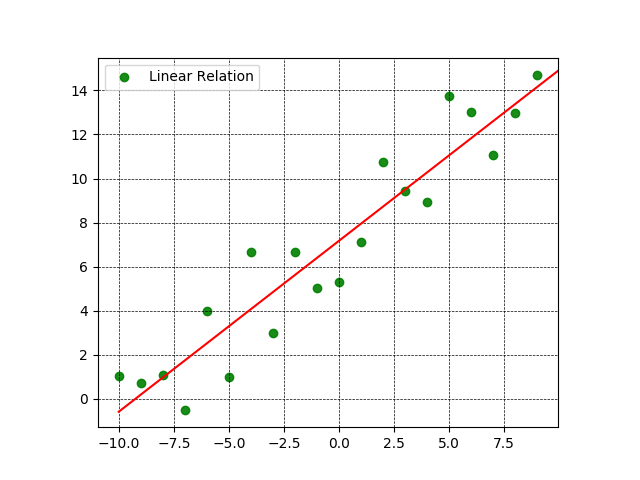

Generate this figure with Python:
################################################################################################
#   name:   TensorFlow_Linear_Regression_01.py
#   desc:   Linear Regression using TensorFlow
#   date:   2019-02-03
#   Author: conquistadorjd
################################################################################################
import tensorflow as tf
import numpy as np
from matplotlib import pyplot as plt

print('*** Program Started ***')
########## Input Data Creation
n = 20
x = np.arange(-n/2,n/2,1,dtype=np.float64)

m_real = np.random.uniform(0.8,0.9,(n,))
b_real = np.random.uniform(5,10,(n,))
print('m_real', type(m_real[0]))
y = x*m_real +b_real 

########## Variables definition
m = tf.Variable(np.random.uniform(5,15,(1,)))
b = tf.Variable(np.random.uniform(5,15,(1,)))

########## display inout data and datatypes
print('x', x, type(x), type(x[0]))
print('y', y, type(y), type(y[0]))
print('m', m, type(m))
print('b', b, type(b))

########## Plot input to see the data
# plt.scatter(x,y,s=None, marker='o',color='g',edgecolors='g',alpha=0.9,label="Linear Relation")
# plt.grid(color='black', linestyle='--', linewidth=0.5,markevery=int)
# plt.legend(loc=2)
# plt.axis('scaled')
# plt.show() 

########## Compute model and loss
model = tf.add(tf.multiply(x,m), b)
loss = tf.reduce_mean(tf.pow(model - y, 2))

########## Use following model if you get TypeError
# model = tf.add(tf.multiply(x, tf.cast(m, tf.float64)), tf.cast(b, tf.float64))
# loss = tf.reduce_mean(tf.pow(model - tf.cast(y, tf.float64), 2))
###########################################################################################

# Create optimizer
learn_rate = 0.01 # you can use 0.1/0.01/0.001 to test the output
num_epochs = 500  # Test output accuracy for different epochs
num_batches = n
optimizer = tf.train.GradientDescentOptimizer(learn_rate).minimize(loss)

########## Initialize variables
init = tf.global_variables_initializer()

########## Launch session
with tf.Session() as sess:
    sess.run(init)
    print('*** Initialize')

    ########## This is where training happens
    for epoch in range(num_epochs):
        for batch in range(num_batches):
            sess.run(optimizer)

    ########## Display and plot results
    print('m = ', sess.run(m))
    print('b = ', sess.run(b))

    x1 = np.linspace(-10,10,50)
    y1 = sess.run(m)*x1+sess.run(b)  

    plt.scatter(x,y,s=None, marker='o',color='g',edgecolors='g',alpha=0.9,label="Linear Relation")
    plt.grid(color='black', linestyle='--', linewidth=0.5,markevery=int)
    plt.legend(loc=2)
    plt.axis('scaled')

    plt.plot(x1, y1, 'r')
    plt.savefig('TensorFlow_Linear_Regression_01.png')
    plt.show()    

print('*** Program ended ***')